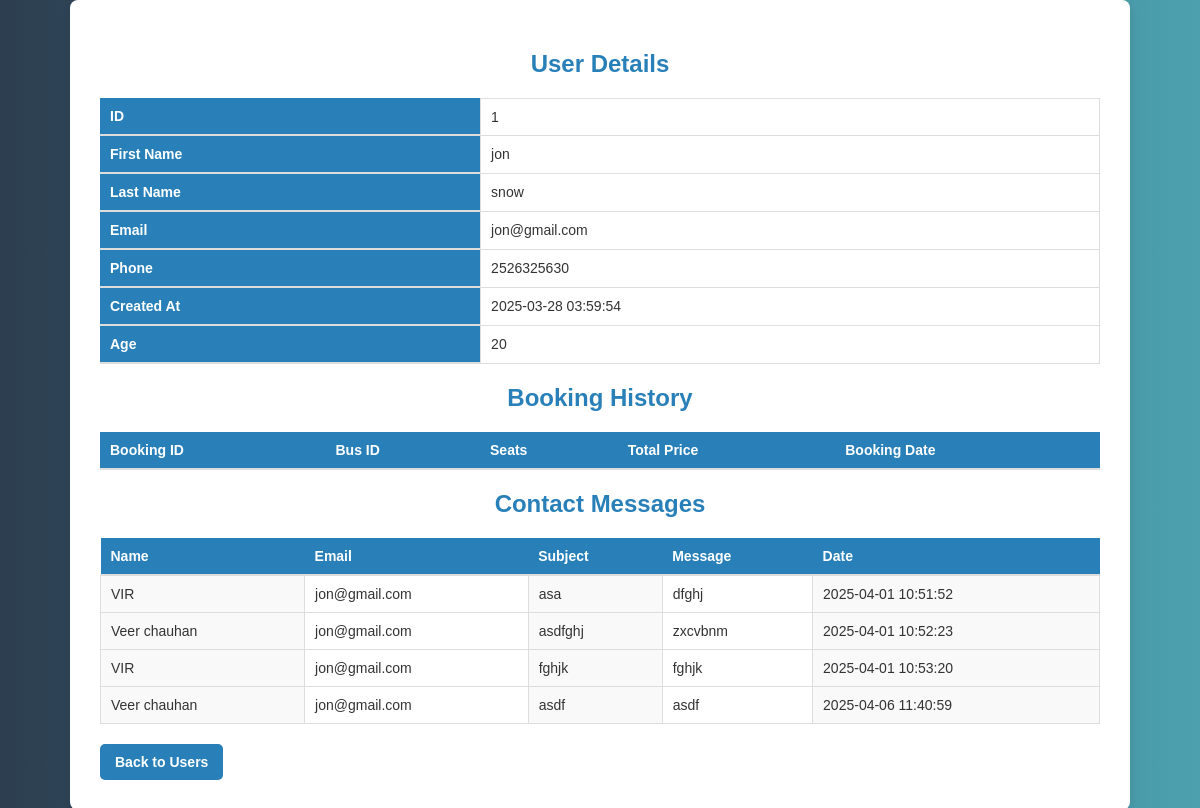
Screenshot of /admin/user_details.php?user_id=1 (signed in) with the database file from the repository.
### tables this page shows
CREATE TABLE `users` (
  `id` int(11) NOT NULL,
  `firstName` varchar(255) NOT NULL,
  `lastName` varchar(255) NOT NULL,
  `email` varchar(255) NOT NULL,
  `password` varchar(255) NOT NULL,
  `age` int(11) DEFAULT NULL CHECK (`age` >= 18),
  `phone` varchar(15) NOT NULL CHECK (`phone` regexp '^[0-9]{10,15}$'),
  `created_at` timestamp NOT NULL DEFAULT current_timestamp()
);

CREATE TABLE `contacts` (
  `id` int(11) NOT NULL,
  `name` varchar(255) NOT NULL,
  `email` varchar(255) NOT NULL,
  `subject` varchar(255) NOT NULL,
  `message` text NOT NULL,
  `created_at` timestamp NOT NULL DEFAULT current_timestamp(),
  `user_id` int(11) DEFAULT NULL
);

### admin/user_details.php (the view, shortened to what this page needs)
<?php
$servername = "localhost";
$username = "root";
$password = "";
$dbname = "bus_booking";
$conn = new mysqli($servername, $username, $password, $dbname);
$user_id = $_GET['user_id'];
$user_sql = "SELECT * FROM users WHERE id = ?";
$stmt = $conn->prepare($user_sql);
$stmt->bind_param("i", $user_id);
$stmt->execute();
$user_result = $stmt->get_result();
$user = $user_result->fetch_assoc();
$contact_sql = "SELECT name, email, subject, message, created_at FROM contacts WHERE email = ?";
$stmt = $conn->prepare($contact_sql);
$stmt->bind_param("s", $user['email']);
$stmt->execute();
$contact_result = $stmt->get_result();
?>
<!DOCTYPE html>
<html>
<head>
</head>
<body>
<div class="user-details-container">
    <h2 class="user-details-title">User Details</h2>
    <table class="details-table">
        <tr><th class="table-header">ID</th><td class="table-data"><?php echo $user['id']; ?></td></tr>
        <tr><th class="table-header">First Name</th><td class="table-data"><?php echo $user['firstName']; ?></td></tr>
        <tr><th class="table-header">Last Name</th><td class="table-data"><?php echo $user['lastName']; ?></td></tr>
        <tr><th class="table-header">Email</th><td class="table-data"><?php echo $user['email']; ?></td></tr>
        <tr><th class="table-header">Phone</th><td class="table-data"><?php echo $user['phone']; ?></td></tr>
        <tr><th class="table-header">Created At</th><td class="table-data"><?php echo $user['created_at']; ?></td></tr>
        <tr><th class="table-header">Age</th><td class="table-data"><?php echo $user['age']; ?></td></tr>
    </table>
    <h2 class="user-details-title">Booking History</h2>
    <table class="bookings-table">
        <tr>
            <th class="table-header">Booking ID</th>
            <th class="table-header">Bus ID</th>
            <th class="table-header">Seats</th>
            <th class="table-header">Total Price</th>
            <th class="table-header">Booking Date</th>
        </tr>
    </table>
    <h2 class="user-details-title">Contact Messages</h2>
    <table class="contacts-table">
        <tr>
            <th class="table-header">Name</th>
            <th class="table-header">Email</th>
            <th class="table-header">Subject</th>
            <th class="table-header">Message</th>
            <th class="table-header">Date</th>
        </tr>
        <?php
        if ($contact_result->num_rows > 0) {
            while ($contact = $contact_result->fetch_assoc()) {
                echo "<tr>
                    <td class='table-data'>{$contact['name']}</td>
                    <td class='table-data'>{$contact['email']}</td>
                    <td class='table-data'>{$contact['subject']}</td>
                    <td class='table-data'>{$contact['message']}</td>
                    <td class='table-data'>{$contact['created_at']}</td>
                </tr>";
            }
        } else {
            echo "<tr><td class='table-data' colspan='5'>No contact messages found.</td></tr>";
        }
        ?>
    </table>
    <a href="manage_users.php" class="back-btn">Back to Users</a>
</div>
</body>
</html>

### admin/user_details.php (style rules this page uses)
body { font-family: Arial, sans-serif; background: linear-gradient(to right, #2c3e50, #4ca1af); display: flex; justify-content: center; align-items: center; flex-direction: column; min-height: 100vh; margin: 0; }
.user-details-container { width: 90%; max-width: 1000px; background: #fff; padding: 30px; border-radius: 8px; box-shadow: 0px 4px 8px rgba(0, 0, 0, 0.1); margin-bottom: 40px; }
.user-details-title { font-size: 24px; color: #2980b9; margin-bottom: 20px; text-align: center; }
.details-table, .bookings-table, .contacts-table { width: 100%; border-collapse: collapse; margin-top: 20px; text-align: left; }
.table-header { background-color: #2980b9; color: #fff; padding: 10px; font-size: 14px; font-weight: bold; border-bottom: 2px solid #ddd; }
.table-data { padding: 10px; border: 1px solid #ddd; font-size: 14px; color: #333; }
.table-data:nth-child(odd) { background-color: #f9f9f9; }
.back-btn { display: inline-block; padding: 10px 15px; text-decoration: none; background: #2980b9; color: white; border-radius: 5px; font-size: 14px; font-weight: bold; margin-top: 20px; }

### rows the page displays
users: id "1", firstName "jon", lastName "snow", email "jon@gmail.com", phone "2526325630", created_at "2025-03-28 03:59:54", age "20"
contacts: name "VIR", email "jon@gmail.com", subject "asa", message "dfghj", created_at "2025-04-01 10:51:52"
contacts: name "Veer chauhan", email "jon@gmail.com", subject "asdfghj", message "zxcvbnm", created_at "2025-04-01 10:52:23"
contacts: name "VIR", email "jon@gmail.com", subject "fghjk", message "fghjk", created_at "2025-04-01 10:53:20"
contacts: name "Veer chauhan", email "jon@gmail.com", subject "asdf", message "asdf", created_at "2025-04-06 11:40:59"
